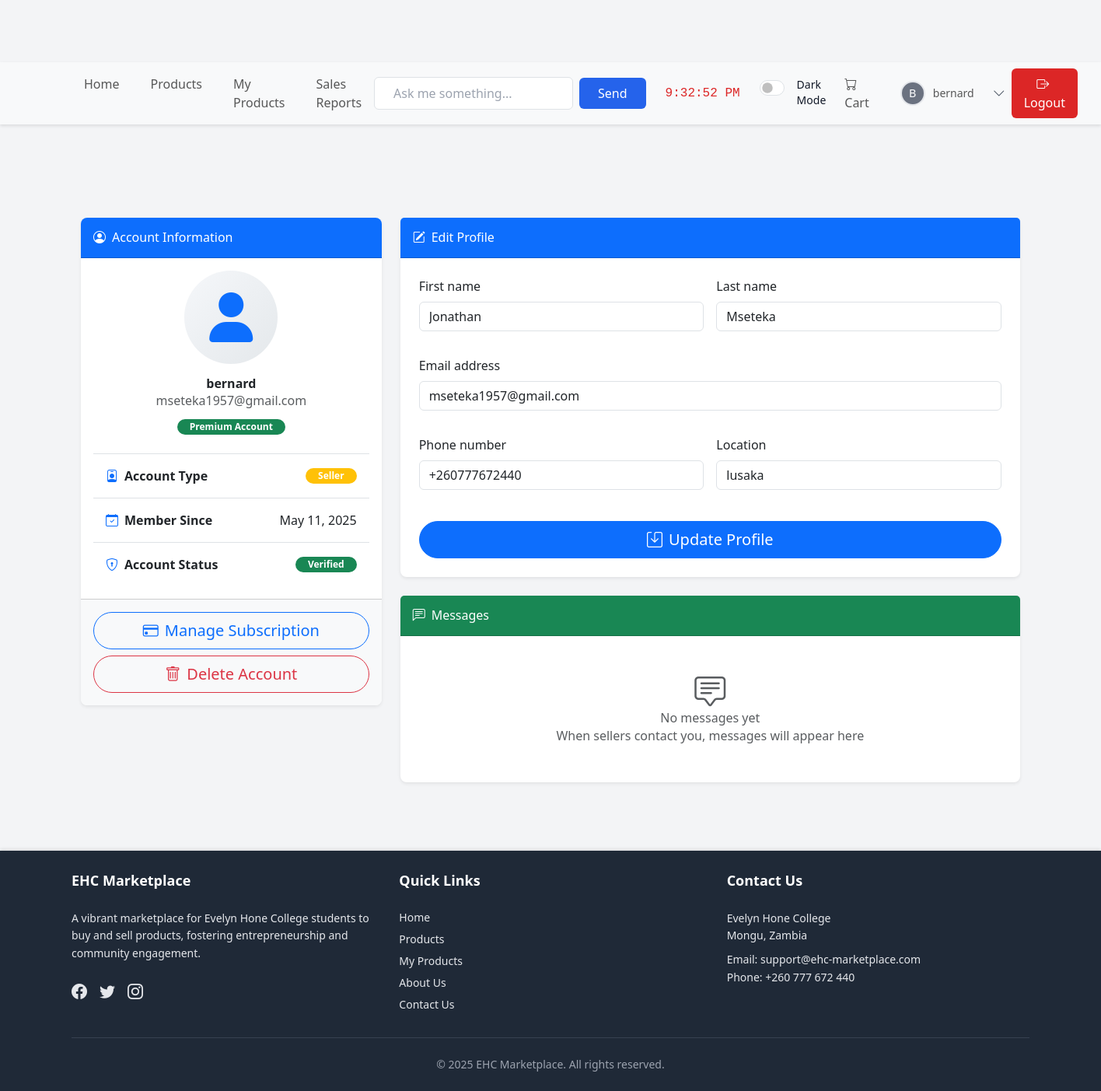
The app's page /accounts/profile/ (signed in) with its own data.
### accounts/models.py (models this page shows)
class User(AbstractUser):
    is_seller = models.BooleanField(default=False)
    phone_number = models.CharField(max_length=15, blank=True)
    location = models.CharField(max_length=255, blank=True)
    subscription_end = models.DateTimeField(null=True, blank=True)
    def is_subscription_active(self):
        if self.subscription_end:
            return self.subscription_end > timezone.now()
        return False

### accounts/views.py (the view)
# urls.py: path('profile/', views.profile, name='profile'),
@login_required
def profile(request):
    if request.method == 'POST':
        form = UserProfileForm(request.POST, instance=request.user)
        if form.is_valid():
            form.save()
            return redirect('accounts:profile')  # Redirect to profile page
    else:
        form = UserProfileForm(instance=request.user)
    return render(request, 'accounts/profile.html', {'form': form})

### accounts/forms.py
class UserProfileForm(forms.ModelForm):
    class Meta:
        model = User
        fields = ['first_name', 'last_name', 'email', 'phone_number', 'location']

### accounts/templates/accounts/profile.html (shortened to what this page needs)
{% extends 'base.html' %} {% load crispy_forms_tags %} {% block title %}My Profile - EHC Marketplace{% endblock %} {% block content %}
<div class="container py-4">
    <div class="row">
        <div class="col-lg-4 mb-4">
            <div class="card border-0 shadow-sm rounded-3 overflow-hidden">
                <div class="card-header bg-primary text-white py-3">
                    <h4 class="mb-0">
                        <i class="bi bi-person-circle me-2"></i>Account Information
                    </h4>
                </div>
                <div class="card-body">
                    <div class="text-center mb-4">
                        <div class="bg-light rounded-circle d-flex align-items-center justify-content-center mx-auto mb-3" style="width: 120px; height: 120px; background: linear-gradient(135deg, #f5f7fa 0%, #e4e8eb 100%);">
                            <i class="fas fa-user fa-4x text-primary"></i>
                        </div>
                        <h4 class="fw-bold">{{ user.username }}</h4>
                        <p class="text-muted mb-2">{{ user.email }}</p>
                        <span class="badge bg-{% if user.is_subscription_active %}success{% else %}secondary{% endif %} rounded-pill px-3 py-1">
                            {{ user.is_subscription_active|yesno:"Premium,Basic" }} Account
                        </span>
                    </div>
                    <ul class="list-group list-group-flush border-top">
                        <li class="list-group-item d-flex justify-content-between align-items-center py-3">
                            <span class="fw-semibold">
                                <i class="bi bi-person-badge me-2 text-primary"></i>Account Type
                            </span>
                            <span class="badge bg-{% if user.is_seller %}warning{% else %}info{% endif %} rounded-pill px-3 py-1">
                                {{ user.is_seller|yesno:"Seller,Buyer" }}
                            </span>
                        </li>
                        <li class="list-group-item d-flex justify-content-between align-items-center py-3">
                            <span class="fw-semibold">
                                <i class="bi bi-calendar-check me-2 text-primary"></i>Member Since
                            </span>
                            <span>{{ user.date_joined|date:"M d, Y" }}</span>
                        </li>
                        <li class="list-group-item d-flex justify-content-between align-items-center py-3">
                            <span class="fw-semibold">
                                <i class="bi bi-shield-lock me-2 text-primary"></i>Account Status
                            </span>
                            <span class="badge bg-success rounded-pill px-3 py-1">Verified</span>
                        </li>
                    </ul>
                </div>
                <div class="card-footer bg-light py-3">
                    <div class="d-grid gap-2">
                        <a href="{% url 'accounts:subscription_status' %}" class="btn btn-outline-primary btn-lg rounded-pill">
                            <i class="bi bi-credit-card me-2"></i>Manage Subscription
                        </a>
                        <a href="{% url 'accounts:delete_account' %}" class="btn btn-outline-danger btn-lg rounded-pill">
                            <i class="bi bi-trash me-2"></i>Delete Account
                        </a>
                    </div>
                </div>
            </div>
        </div>
        <div class="col-lg-8">
            <div class="card border-0 shadow-sm rounded-3 mb-4">
                <div class="card-header bg-primary text-white py-3">
                    <h4 class="mb-0">
                        <i class="bi bi-pencil-square me-2"></i>Edit Profile
                    </h4>
                </div>
                <div class="card-body p-4">
                    <form method="post">
                        <div class="row g-3">
                            <div class="col-md-6">
                                {{ form.first_name|as_crispy_field }}
                            </div>
                            <div class="col-md-6">
                                {{ form.last_name|as_crispy_field }}
                            </div>
                            <div class="col-12">
                                {{ form.email|as_crispy_field }}
                            </div>
                            <div class="col-md-6">
                                {{ form.phone_number|as_crispy_field }}
                            </div>
                            <div class="col-md-6">
                                {{ form.location|as_crispy_field }}
                            </div>
                        </div>
                        <div class="d-grid mt-4">
                            <button type="submit" class="btn btn-primary btn-lg rounded-pill py-2">
                                <i class="bi bi-save me-2"></i>Update Profile
                            </button>
                        </div>
                    </form>
                </div>
            </div>
            <div class="card border-0 shadow-sm rounded-3">
                <div class="card-header bg-success text-white py-3">
                    <h4 class="mb-0">
                        <i class="bi bi-chat-left-text me-2"></i>Messages
                    </h4>
                </div>
                <div class="card-body p-4">
                    {% if chat_rooms %}
                    <div class="list-group list-group-flush">
                        {% for chat in chat_rooms %}
                        <div class="list-group-item border-0 px-0 py-3">
                            <div class="d-flex justify-content-between align-items-start mb-2">
                                <div class="d-flex align-items-center">
                                    <div class="avatar bg-light rounded-circle me-3" style="width: 40px; height: 40px;">
                                        <i class="fas fa-user text-muted d-flex justify-content-center align-items-center h-100"></i>
                                    </div>
                                    <div>
                                        <h6 class="mb-0 fw-bold">{{ chat.other_user.username }}</h6>
                                        <small class="text-muted">Seller</small>
                                    </div>
                                </div>
                                <small class="text-muted">{{ chat.last_message.timestamp|date:"M d, h:i A" }}</small>
                            </div>
                            {% if chat.last_message %}
                            <div class="ps-5">
                                <p class="mb-2">{{ chat.last_message.content|truncatechars:120 }}</p>
                                <a href="{% url 'chat:chat_room' chat.id %}" class="btn btn-sm btn-outline-success rounded-pill px-3">
                                        Continue Chat <i class="bi bi-arrow-right ms-1"></i>
                                    </a>
                            </div>
                            {% else %}
                            <div class="ps-5">
                                <p class="text-muted mb-2">No messages yet</p>
                                <a href="{% url 'chat:chat_room' chat.id %}" class="btn btn-sm btn-outline-success rounded-pill px-3">
                                        Start Chat <i class="bi bi-arrow-right ms-1"></i>
                                    </a>
                            </div>
                            {% endif %}
                        </div>
                        {% if not forloop.last %}
                        <hr class="my-2">{% endif %} {% endfor %}
                    </div>
                    {% else %}
                    <div class="text-center py-4">
                        <i class="bi bi-chat-square-text display-6 text-muted mb-3"></i>
                        <h5 class="text-muted">No messages yet</h5>
                        <p class="text-muted">When sellers contact you, messages will appear here</p>
                    </div>
                    {% endif %}
                </div>
            </div>
        </div>
    </div>
</div>
{% endblock %}

### templates/include/navbar.html (shortened to what this page needs)
{% load static %}
<!DOCTYPE html>
<html lang="en">
<head>
    <link href="https://cdn.jsdelivr.net/npm/bootstrap@5.3.0/dist/css/bootstrap.min.css" rel="stylesheet">
    <link href="https://cdn.jsdelivr.net/npm/bootstrap-icons@1.10.5/font/bootstrap-icons.css" rel="stylesheet">
    <link href="https://cdn.jsdelivr.net/npm/tailwindcss@2.2.19/dist/tailwind.min.css" rel="stylesheet">
</head>
<body class="bg-gray-100 text-gray-900 antialiased">
    <nav class="navbar navbar-expand-lg navbar-light bg-light">
        <div class="container mx-auto px-4">
            <div class="collapse navbar-collapse" id="navbarNav">
                <ul class="navbar-nav me-auto space-x-2">
                    <li class="nav-item">
                        <a class="nav-link px-3 py-2 rounded-md hover:bg-blue-50 hover:text-blue-600" href="{% url 'marketplace:home' %}" aria-current="{% if request.path == '/' %}page{% endif %}">Home</a>
                    </li>
                    <li class="nav-item">
                        <a class="nav-link px-3 py-2 rounded-md hover:bg-blue-50 hover:text-blue-600" href="{% url 'marketplace:product_list' %}">Products</a>
                    </li>
                    {% if user.is_authenticated %}
                    <li class="nav-item">
                        <a class="nav-link px-3 py-2 rounded-md hover:bg-blue-50 hover:text-blue-600" href="{% url 'marketplace:my_products' %}">My Products</a>
                    </li>
                    {% endif %} {% if user.is_seller %}
                    <li class="nav-item">
                        <a class="nav-link px-3 py-2 rounded-md hover:bg-blue-50 hover:text-blue-600" href="{% url 'reports:sales_report' %}">Sales Reports</a>
                    </li>
                    {% endif %}
                </ul>
                <ul class="navbar-nav align-items-lg-center space-x-2">
                    {% if user.is_authenticated %}
                    <li class="nav-item chatbot-container">
                        <div class="flex items-center space-x-2">
                            <input id="chatInput" type="text" class="chatbot-input px-4 py-2 border border-gray-300 rounded-md focus:outline-none w-64" placeholder="Ask me something..." aria-label="Chatbot input">
                            <button onclick="sendToBot()" class="px-4 py-2 bg-blue-600 text-white rounded-md hover:bg-blue-700 transition-colors" aria-label="Send chatbot message">Send</button>
                        </div>
                    </li>
                    {% endif %}
                    <li class="nav-item">
                        <a class="nav-link px-3 py-2 text-red-600 font-mono" href="#" id="clock" onclick="showDate()" aria-label="Current time and date">Loading...</a>
                    </li>
                    <li class="nav-item flex items-center">
                        <div class="form-check form-switch">
                            <input class="form-check-input w-10 h-5" type="checkbox" id="darkModeToggle" aria-label="Toggle dark mode" onchange="toggleDarkMode()">
                            <label class="form-check-label text-sm ml-2" for="darkModeToggle">Dark Mode</label>
                        </div>
                    </li>
                    {% if user.is_authenticated %}
                    <li class="nav-item">
                        <a class="nav-link px-3 py-2 rounded-md hover:bg-blue-50 hover:text-blue-600" href="{% url 'marketplace:cart' %}">
                            <i class="bi bi-cart mr-1"></i> Cart
                        </a>
                    </li>
                    <li class="nav-item flex items-center" id="userDropdown">
                        <a class="nav-link flex items-center px-3 py-2 rounded-md hover:bg-blue-50 hover:text-blue-600" href="{% url 'accounts:profile' %}" aria-label="View profile for {{ user.username }}">
                            {% if user.profile.profile_picture %}
                            <img src="{{ user.profile.profile_picture.url }}" alt="{{ user.username }}'s profile picture" class="profile-img" onerror="this.style.display='none';this.nextElementSibling.style.display='flex';">
                            <div class="profile-img-fallback" style="display: none;">{{ user.username|slice:":1"|upper }}</div>
                            {% else %}
                            <div class="profile-img-fallback">{{ user.username|slice:":1"|upper }}</div>
                            {% endif %}
                            <span class="text-sm">{{ user.username }}</span>
                        </a>
                        <i class="bi bi-chevron-down dropdown-trigger text-gray-600 hover:text-blue-600" id="navbarDropdown" role="button" data-bs-toggle="dropdown" aria-expanded="false" aria-label="User menu options"></i>
                    </li>
                    <li class="nav-item">
                        <form action="{% url 'accounts:logout' %}" method="post" class="inline">
                            <button type="submit" class="nav-link px-3 py-2 bg-red-600 text-white rounded-md hover:bg-red-700 logout-btn" aria-label="Logout">
                                <i class="bi bi-box-arrow-right mr-1"></i> Logout
                            </button>
                        </form>
                    </li>
                    {% endif %}
                </ul>
            </div>
        </div>
    </nav>
    <main class="container mx-auto px-4 py-8">
    </main>
</body>
</html>

### templates/base.html (style rules this page uses)
body { min-height: 100vh; display: flex; flex-direction: column; transition: background-color 0.3s ease, color 0.3s ease; }
main { flex: 1; transition: all 0.3s ease; }

### templates/include/navbar.html (style rules this page uses)
body { padding-top: 80px; transition: background-color 0.3s ease, color 0.3s ease; }
.navbar { transition: all 0.3s ease; box-shadow: 0 2px 4px rgba(0, 0, 0, 0.1); }
.nav-link { transition: color 0.2s ease, background-color 0.2s ease; }
#clock { font-family: 'Courier New', monospace; min-width: 130px; text-align: center; transition: color 0.3s ease; }
.profile-img-fallback { width: 32px; height: 32px; border-radius: 50%; background-color: #6b7280; color: white; display: flex; align-items: center; justify-content: center; font-size: 0.9rem; margin-right: 10px; border: 2px solid #e5e7eb; }
.chatbot-container { position: relative; transition: all 0.3s ease; }
.chatbot-input { transition: border-color 0.2s ease, box-shadow 0.2s ease; }
.dropdown-trigger { cursor: pointer; transition: color 0.2s ease; margin-left: 8px; }
.logout-btn { transition: background-color 0.2s ease, color 0.2s ease; }

### accounts/templates/accounts/profile.html (style rules this page uses)
.card { transition: transform 0.2s ease, box-shadow 0.2s ease; }

### records on screen
User: username "B", username "bernard", email "mseteka1957@gmail.com", is_subscription_active "Premium", is_seller "Seller", date_joined "May 11, 2025", first_name "Jonathan", last_name "Mseteka", phone_number "+260777672440", location "lusaka"
